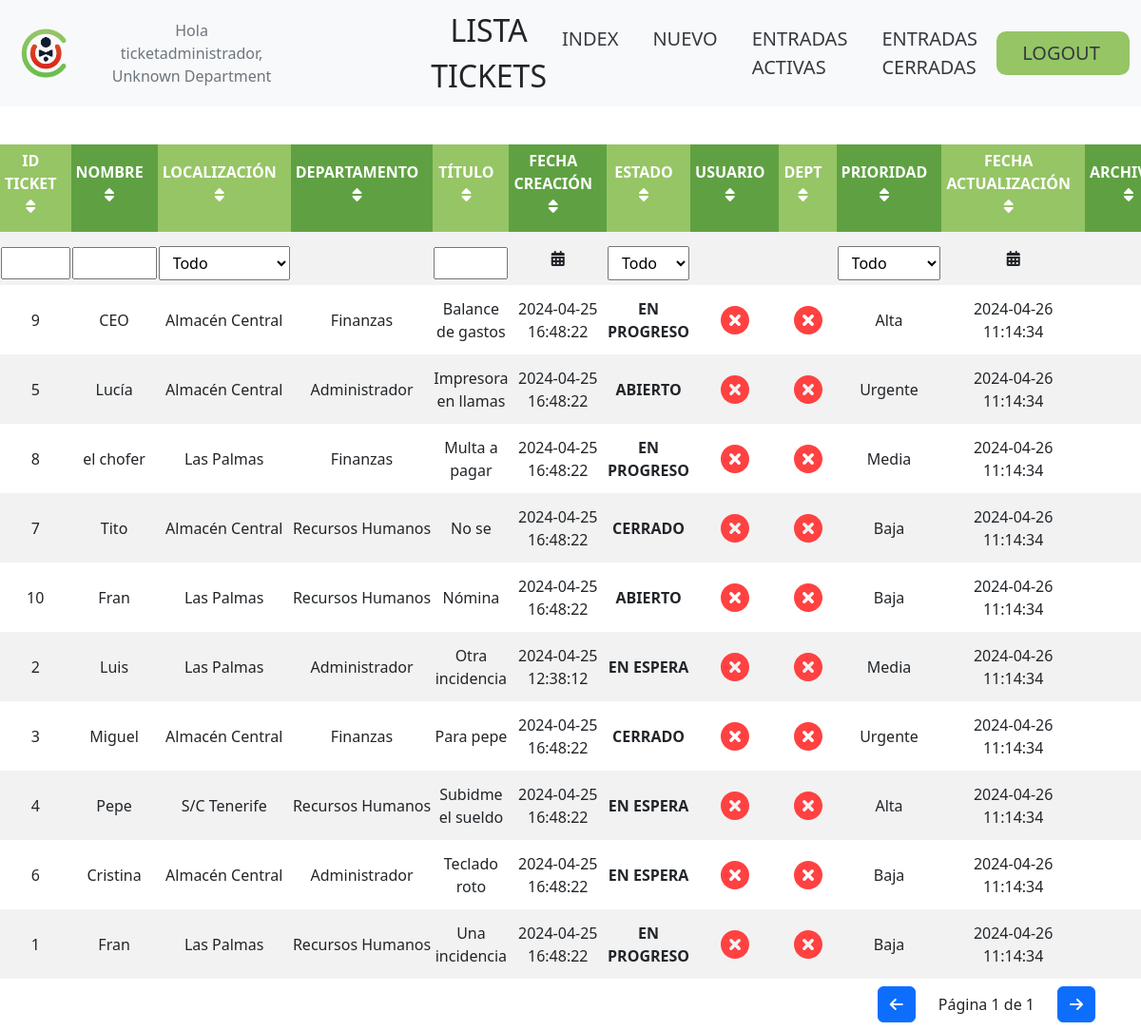
The page /ticket_table.php (signed in) on the database its author committed.
### tables this page shows
CREATE TABLE tickets (
    id_ticket INT AUTO_INCREMENT PRIMARY KEY,
    id_departamento INT NOT NULL,
    titulo varchar(32) NOT NULL,
    nombre varchar(32) NOT NULL,
    localizacion varchar(32) NOT NULL,
    prioridad varchar(32) NOT NULL,
    descripcion varchar(256),
    categoria varchar(32) NOT NULL,
    estado varchar(32) NOT NULL,
    check_usuario tinyint(1) NOT NULL,
    check_dept tinyint(1) NOT NULL,
    fecha_creacion DATETIME NOT NULL,
    fecha_actualizacion DATETIME NOT NULL,
    oculto tinyint(1) NOT NULL DEFAULT 0,
    leido_localizacion tinyint(1) NOT NULL DEFAULT 0,
    leido_departamento tinyint(1) NOT NULL DEFAULT 0,
    CONSTRAINT fk_id_departamento FOREIGN KEY (id_departamento) REFERENCES departamentos(id_departamento) ON DELETE CASCADE
);

CREATE TABLE departamentos (
    id_departamento INT AUTO_INCREMENT PRIMARY KEY,
    nombre_departamento varchar(32) NOT NULL
);

### includes/tickets.php (the view, shortened to what this page needs)
<?php
$result = $conn->query($sql);
if ($result->num_rows > 0) {
    echo "<div class='table-responsive'>";
    echo "<table id='myTable'>";
    echo "<thead>";
    echo "<tr>";
    echo "<th class='sort-by'>
            <a href='#' data-column='0' class='hover-me'>ID Ticket <i class='fas fa-sort'></i></a>
            <div class='tooltip'>Ordenar por ID Ticket</div>
          </th>";
    echo "<th class='sort-by'>
            <a href='#' data-column='1' class='hover-me'>Nombre <i class='fas fa-sort'></i></a>
            <div class='tooltip'>Ordenar por Nombre</div>
          </th>";
    echo "<th class='sort-by'>
            <a href='#' data-column='2' class='hover-me'>Localización <i class='fas fa-sort'></i></a>
            <div class='tooltip'>Ordenar por Localización</div>
          </th>";
    echo "<th class='sort-by'>
            <a href='#' data-column='3' class='hover-me'>Departamento <i class='fas fa-sort'></i></a>
            <div class='tooltip'>Ordenar por Departamento</div>
          </th>";
    echo "<th class='sort-by'>
            <a href='#' data-column='4' class='hover-me'>Título <i class='fas fa-sort'></i></a>
            <div class='tooltip'>Ordenar por Título</div>
          </th>";
    echo "<th class='sort-by'>
            <a href='#' data-column='5' class='hover-me'>Fecha Creación <i class='fas fa-sort'></i></a>
            <div class='tooltip'>Ordenar por Fecha Creación</div>
          </th>";
    echo "<th class='sort-by'>
            <a href='#' data-column='6' class='hover-me'>Estado <i class='fas fa-sort'></i></a>
            <div class='tooltip'>Ordenar por Estado</div>
          </th>";
    echo "<th class='sort-by'>
            <a href='#' data-column='7'>Usuario <i class='fas fa-sort'></i></a>
          </th>";
    echo "<th class='sort-by'>
            <a href='#' data-column='8'>Dept <i class='fas fa-sort'></i></a>
          </th>";
    echo "<th class='sort-by'>
            <a href='#' data-column='9' class='hover-me'>Prioridad <i class='fas fa-sort'></i></a>
            <div class='tooltip'>Ordenar por Prioridad</div>
          </th>";
    echo "<th class='sort-by'>
            <a href='#' data-column='10' class='hover-me'>Fecha Actualización <i class='fas fa-sort'></i></a>
            <div class='tooltip'>Ordenar por Fecha Actualización</div>
          </th>";
    echo "<th class='sort-by'>
            <a href='#' data-column='11'>Archivos <i class='fas fa-sort'></i></a>
          </th>";
    echo "</tr>";
    echo "<tr>";
    echo "<td><input type='text' class='filter-input' data-column='0'></td>";
    echo "<td><input type='text' class='filter-input' data-column='1'></td>";
    if (isset($_SESSION['loggedin'])) {
        echo "<td><select class='filter-select' data-column='2'>
                <option value=''>Todo</option>
                <option value='Almacén Central'>Almacén Central</option>
                <option value='Las Palmas'>Las Palmas</option>
                <option value='S. Fernando'>S. Fernando</option>
                <option value='S/C Tenerife'>S/C Tenerife</option>
                <option value='Americas'>Americas</option>
                <option value='Pto. Rosario'>Pto. Rosario</option>
                <option value='Pto. Cruz'>Pto. Cruz</option>
                <option value='Lanzarote'>Lanzarote</option>
                <option value='Cristianos'>Cristianos</option>
                <option value='La Laguna'>La Laguna</option>
                <option value='Morro Jable'>Morro Jable</option>
                <option value='Galdar'>Galdar</option>
                <option value='M. Larache'>M. Larache</option>
                <option value='Vecindario'>Vecindario</option>
                <option value='LEOS'>LEOS</option>
                <option value='Travieso'>Travieso</option>
                <option value='Telde'>Telde</option>
                <option value='La Palma'>La Palma</option>
                <option value='Arguineguín'>Arguineguín</option>
                <option value='Jinamar'>Jinamar</option>
                </select></td>";
    } else {
        echo "<td></td>";
    }
    if (isset($_SESSION['loggedin'])) {
        echo "<td></td>";
    }
    echo "<td><input type='text' class='filter-input' data-column='4'></td>";
    echo '<td>';
    echo '<div class="date-inputs-container">';
    echo '<i class="fas fa-calendar-alt date-filter-icon" onclick="toggleDateInputs(this)"></i>';
    echo '</div>';
    echo '</td>';
    echo "<td><select class='filter-select' data-column='6'>
                  <option value=''>Todo</option>
                  <option value='Abierto'>Abierto</option>
                  <option value='En Progreso'>En Progreso</option>
                  <option value='En Espera'>En Espera</option>
              </select></td>";
    echo "<td></td>";
    echo "<td></td>";
    echo "<td><select class='filter-select' data-column='9'>
                  <option value=''>Todo</option>
                  <option value='Nuevo'>Nuevo</option>
                  <option value='Urgente'>Urgente</option>
                  <option value='Alta'>Alta</option>
                  <option value='Media'>Media</option>
                  <option value='Baja'>Baja</option>
              </select></td>";
    echo "<td>";
    echo '<div class="date-inputs-container">';
    echo '<i class="fas fa-calendar-alt date-filter-icon" onclick="toggleDateInputsLastUpdated(this)"></i>';
    echo '</div>';
    echo '</td>';
    echo "<td></td>";
    echo "</tr>";
    echo "</thead>";
    echo "<tbody>";
    while ($row = $result->fetch_assoc()) {
        echo "<tr>";
        echo "<td class='incident-id' data-column='0'>" . $row["id_ticket"] . "</td>";
        echo "<td data-column='1'>" . $row["nombre"] . "</td>";
        echo "<td data-column='2'>" . $row["localizacion"] . "</td>";
        echo "<td data-column='3'>" . $row["nombre_departamento"] . "</td>";
        echo "<td data-column='4'>" . $row["titulo"] . "</td>";
        echo "<td data-column='5'>" . $row["fecha_creacion"] . "</td>";
        echo "<td class='Status' data-column='6'>" . $row["estado"] . "</td>";
        echo "<td data-column='7'>";
        if ($row["check_usuario"] == 0) {
            echo "<img src='assets/red-x-icon.svg' alt='file icon' class='hover-me statusIcons'>
            <div class='tooltip'>Usuario marcado como sin resolver</div>";
        } else {
            echo "<img src='assets/done-icon.svg' alt='file icon' class='hover-me statusIcons'>
            <div class='tooltip'>Usuario marcado como solucionado</div>";
        }
        echo "</td>";
        echo "<td data-column='8'>";
        if ($row["check_dept"] == 0) {
            echo "<img src='assets/red-x-icon.svg' alt='file icon' class='hover-me statusIcons'>
            <div class='tooltip'>Departamento marcado como sin resolver</div>";
        } else {
            echo "<img src='assets/done-icon.svg' alt='file icon' class='hover-me statusIcons'>
            <div class='tooltip'>Departamento marcado como resuelto</div>";
        }
        echo "</td>";
        echo "<td data-column='9'>" . $row["prioridad"] . "</td>";
        echo "<td class='Last_Updated' data-column='10'>" . $row["fecha_actualizacion"] . "</td>";
        echo "<td data-column='11'>";
        echo "</td>";
        echo "</tr>";
    }
} else {
    echo "<tr><td colspan='11'>No se han encontrado tickets.</td></tr>";
}
echo "</tbody>";
echo "</table>";
echo "</div>";
echo "<div class='pagination d-flex justify-content-end align-items-center px-5 py-2'>";
echo "<button id='prevPageBtn' class='btn btn-primary me-3'><i class='fa-solid fa-arrow-left'></i></button>";
echo "<span class='pt-0 px-2'>Página <span id='currentPage'></span> de <span id='totalPages'></span></span>";
echo "<button id='nextPageBtn' class='btn btn-primary ms-3'><i class='fa-solid fa-arrow-right'></i></button>";
echo "</div>";
?>

### css/ticket_table_style.css (style rules this page uses)
body { margin: 0 auto; width: 100vw; text-align: center; font-family: Verdana, Geneva, Tahoma, sans-serif; }
table { margin: 0 auto; width: 95%; text-align: center; border-collapse: collapse; }
thead { display: table-header-group; }
th, td { text-align: center; }
th { padding: 5px 15px 15px 5px; width: 550px; height: 50px; font-size: 1em; display: table-cell; text-transform: uppercase; font-weight: 800; background-color: #96c565; border: 21px gray solid; cursor: pointer; }
th:nth-child(12) { width: 120px; }
th:nth-child(even) { background-color: #5fa142; }
tr:nth-child(even) { background-color: #f2f2f2; }
th a, td a { text-decoration: none; color: white; display: block; width: 100%; }
button { background-color: #4caf50; font-size: 1em; color: white; padding: 10px 10px; border: none; cursor: pointer; }
.Status { font-weight: bold; text-transform: uppercase; }
.statusIcons { width: 30px; height: 30px; object-fit: contain; }
.filter-input { width: 100%; padding: 3px; box-sizing: border-box; margin-top: 10px; }
.filter-select { width: 100%; padding: 5px 15px 5px 10px; box-sizing: border-box; margin-top: 10px; }
.date-inputs-container { position: relative; justify-content: center; align-items: center; }
.date-filter-icon { cursor: pointer; }

### rows shown on the page
tickets: id_ticket "9", nombre "CEO", localizacion "Almacén Central", id_departamento.nombre_departamento "Finanzas", titulo "Balance de gastos", fecha_creacion "2024-04-25 16:48:22", estado "EN PROGRESO", check_usuario 0 (drawn), check_dept 0 (drawn), prioridad "Alta", fecha_actualizacion "2024-04-26 11:14:34"
tickets: id_ticket "5", nombre "Lucía", localizacion "Almacén Central", id_departamento.nombre_departamento "Administrador", titulo "Impresora en llamas", fecha_creacion "2024-04-25 16:48:22", estado "ABIERTO", check_usuario 0 (drawn), check_dept 0 (drawn), prioridad "Urgente", fecha_actualizacion "2024-04-26 11:14:34"
tickets: id_ticket "8", nombre "el chofer", localizacion "Las Palmas", id_departamento.nombre_departamento "Finanzas", titulo "Multa a pagar", fecha_creacion "2024-04-25 16:48:22", estado "EN PROGRESO", check_usuario 0 (drawn), check_dept 0 (drawn), prioridad "Media", fecha_actualizacion "2024-04-26 11:14:34"
tickets: id_ticket "7", nombre "Tito", localizacion "Almacén Central", id_departamento.nombre_departamento "Recursos Humanos", titulo "No se", fecha_creacion "2024-04-25 16:48:22", estado "CERRADO", check_usuario 0 (drawn), check_dept 0 (drawn), prioridad "Baja", fecha_actualizacion "2024-04-26 11:14:34"
tickets: id_ticket "10", nombre "Fran", localizacion "Las Palmas", id_departamento.nombre_departamento "Recursos Humanos", titulo "Nómina", fecha_creacion "2024-04-25 16:48:22", estado "ABIERTO", check_usuario 0 (drawn), check_dept 0 (drawn), prioridad "Baja", fecha_actualizacion "2024-04-26 11:14:34"
tickets: id_ticket "2", nombre "Luis", localizacion "Las Palmas", id_departamento.nombre_departamento "Administrador", titulo "Otra incidencia", fecha_creacion "2024-04-25 12:38:12", estado "EN ESPERA", check_usuario 0 (drawn), check_dept 0 (drawn), prioridad "Media", fecha_actualizacion "2024-04-26 11:14:34"
tickets: id_ticket "3", nombre "Miguel", localizacion "Almacén Central", id_departamento.nombre_departamento "Finanzas", titulo "Para pepe", fecha_creacion "2024-04-25 16:48:22", estado "CERRADO", check_usuario 0 (drawn), check_dept 0 (drawn), prioridad "Urgente", fecha_actualizacion "2024-04-26 11:14:34"
tickets: id_ticket "4", nombre "Pepe", localizacion "S/C Tenerife", id_departamento.nombre_departamento "Recursos Humanos", titulo "Subidme el sueldo", fecha_creacion "2024-04-25 16:48:22", estado "EN ESPERA", check_usuario 0 (drawn), check_dept 0 (drawn), prioridad "Alta", fecha_actualizacion "2024-04-26 11:14:34"
tickets: id_ticket "6", nombre "Cristina", localizacion "Almacén Central", id_departamento.nombre_departamento "Administrador", titulo "Teclado roto", fecha_creacion "2024-04-25 16:48:22", estado "EN ESPERA", check_usuario 0 (drawn), check_dept 0 (drawn), prioridad "Baja", fecha_actualizacion "2024-04-26 11:14:34"
tickets: id_ticket "1", nombre "Fran", localizacion "Las Palmas", id_departamento.nombre_departamento "Recursos Humanos", titulo "Una incidencia", fecha_creacion "2024-04-25 16:48:22", estado "EN PROGRESO", check_usuario 0 (drawn), check_dept 0 (drawn), prioridad "Baja", fecha_actualizacion "2024-04-26 11:14:34"

### other values the page prints
$user "ticketadministrador"
$dept "Unknown Department"
$pageTitle "LISTA TICKETS"
